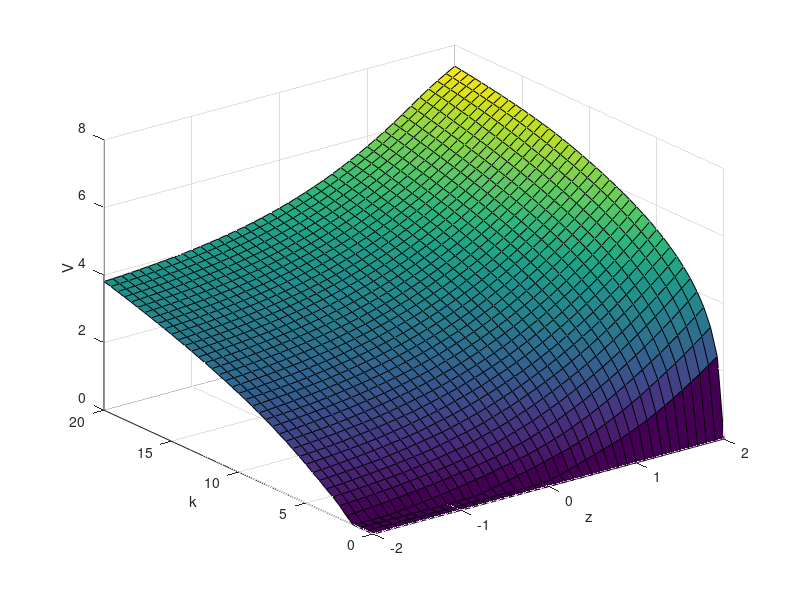

Recreate this plot in MATLAB.
% clc,clear
tic
beta = 0.9;
alpha = 0.5;
delta = 0.5;
rho = 0;
sigma = 1;

Nk = 41;
Nz = 41;

k = linspace(0,20,Nk);
z = linspace(-2,2,Nz);

% normcdf() normal cumulative distribution function  
P = normcdf(-2);
for i = 2 : Nz
    P(i) = normcdf(z(i)) - normcdf(z(i-1));
end

Tol = 1.0E-09;
Erro = 1.0E+9;
MaxIter = 100;
Niter = 0;              % number of iteration
V0 = zeros(Nk,Nz);      % Vn
V1 = zeros(Nk,Nz);      % Vn+1
Nstep = 0;

while(Erro > Tol)
    Niter = Niter + 1;
    for ik = 1 : Nk
        for iz = 1 : Nz
            Vkp = zeros(Nk,1);
            for ikp = 1 : Nk
                sumzp = P .* V0(ikp,:);
                c = exp(z(iz))*k(ik)^alpha + (1-delta)*k(ik) - k(ikp);
                if(c>0)
                    Vkp(ikp) = log(c) + beta * sum(sumzp);
                    if(ikp>1 && Vkp(ikp)<Vkp(ikp-1))
                        break
                    end
                    Nstep = Nstep + 1;
                end
            end
               
            V1(ik,iz) = max(Vkp);
        end
    end
    
    Erro = abs(max(max(V1-V0)));
    
    V0 = V1;
    
    if(Niter>MaxIter)
        disp('Iteration number exceeds the max number')
        break
    end
end
toc
[kk,zz] = meshgrid(k,z);
surf(zz',kk',V1)
xlabel('z')
ylabel('k')
zlabel('V')
Niter
Nstep